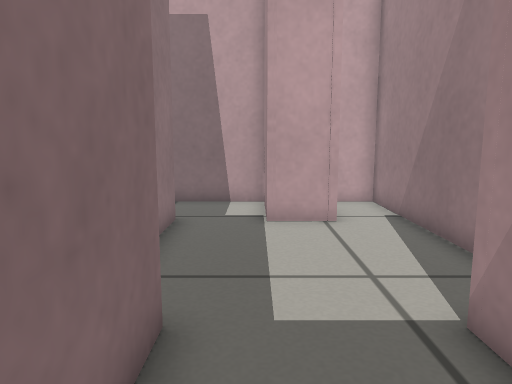
View 1 (above)

17 first-person views from a walk through a world built for the Gazebo simulator. The camera is 0.46 m above the floor, tilts 8° down and sees 70° across. The floor is counted in squares, 0.2 m on a side. Each view is taken from the middle of a square. On the plan, view 1 faces up. The plan holds only what a view shows up to about 20 squares ahead; the rest is blank.

View 2
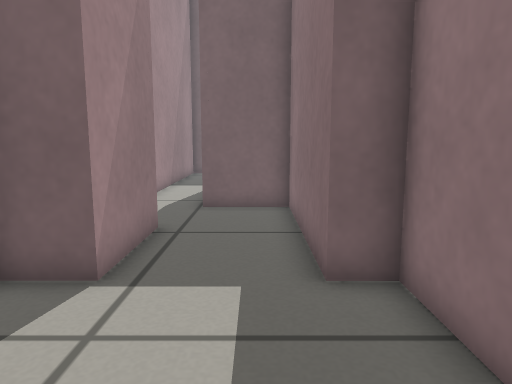

View 3
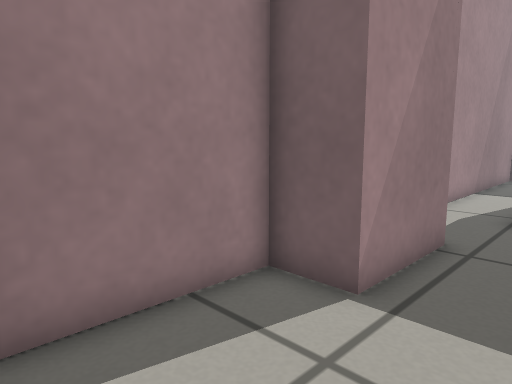

View 4
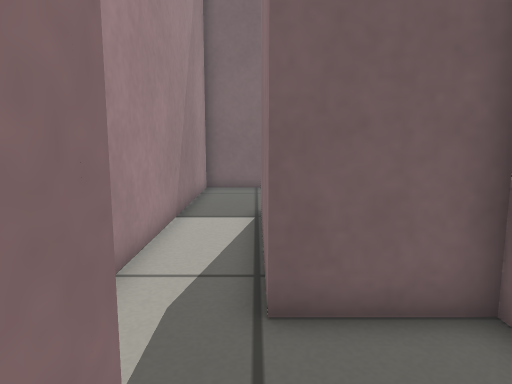

View 5
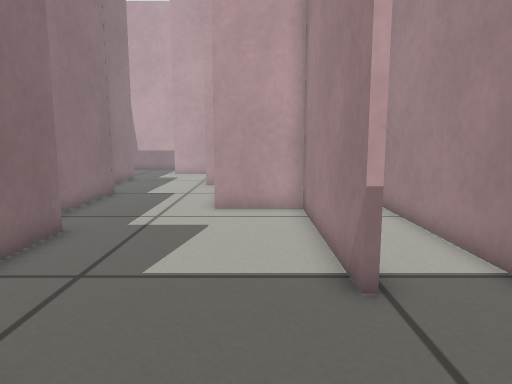

View 6
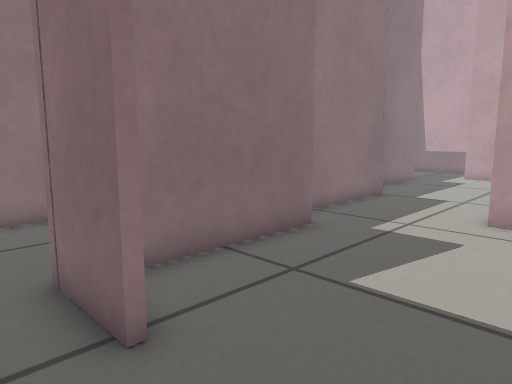

View 7
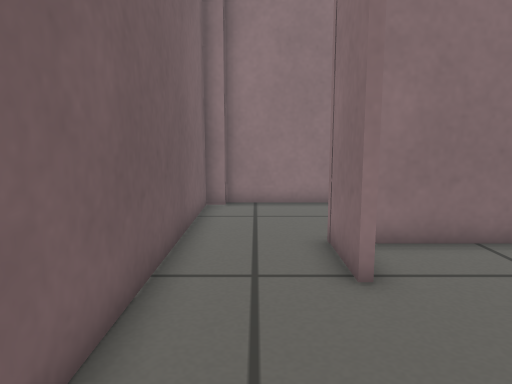

View 8
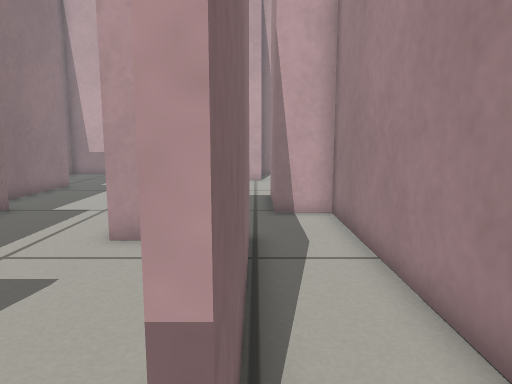

View 9
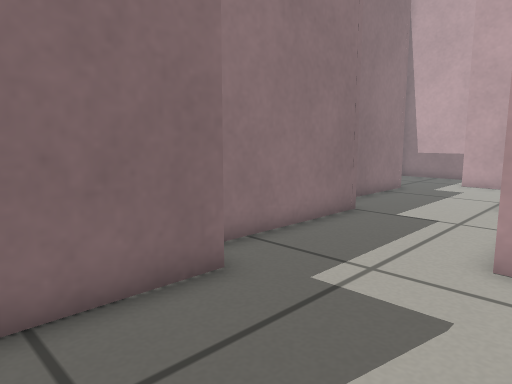

View 10
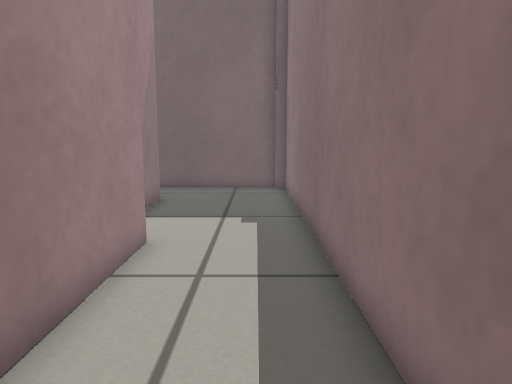

View 11
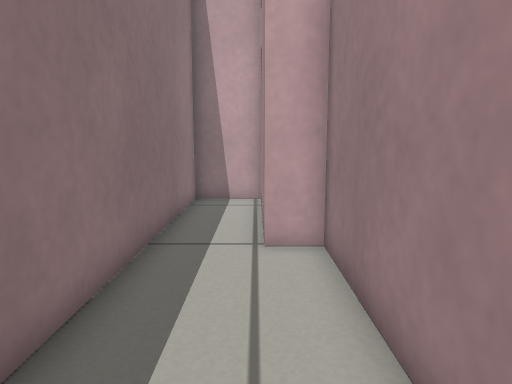

View 12
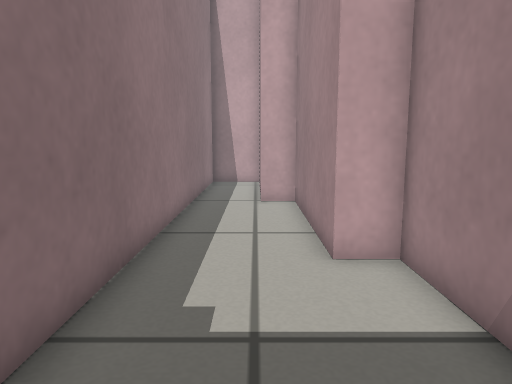

View 13
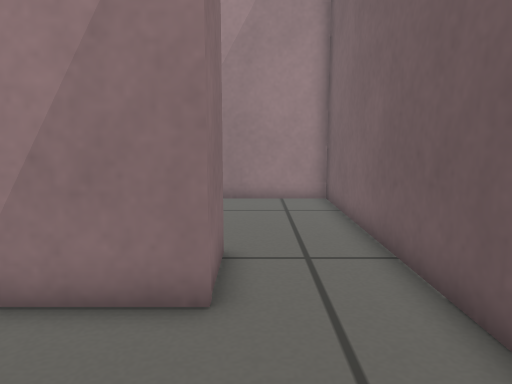

View 14
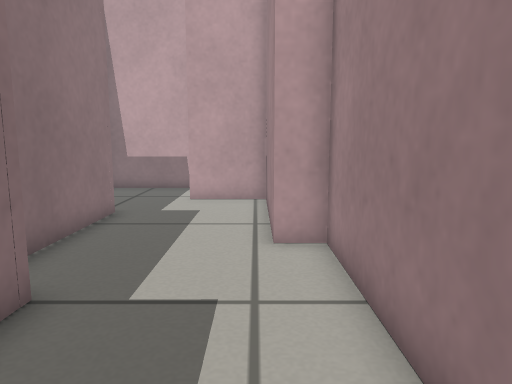

View 15
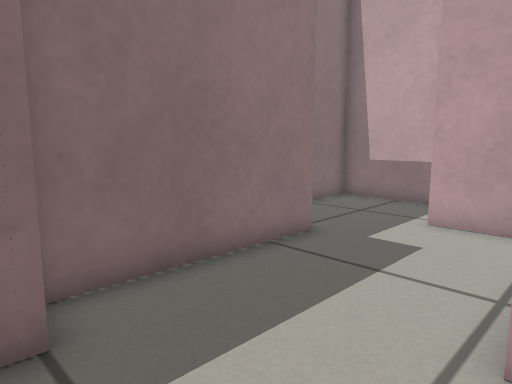

View 16
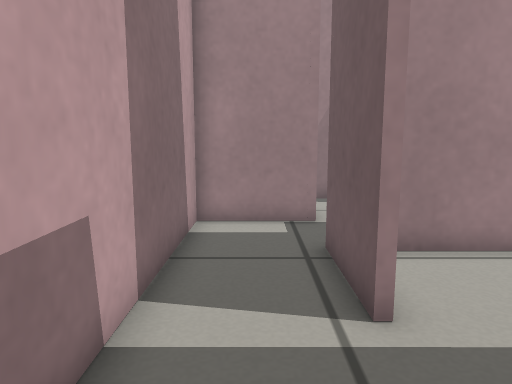

View 17
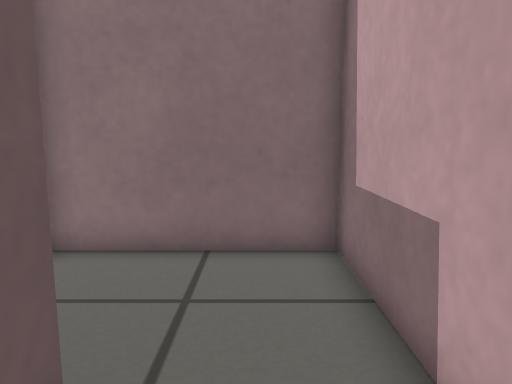

### Floor plan
Points are (right, up) in squares from view 1. A wall is a line through its corners. A room is listed if a view was taken in it or the views show most of it. See-through windows are left out.
Room 1 (views 1, 2, 3, 4, 7, 8)
walls: (-2.4, 7) (-2.4, 4.2) (-1.2, 4.2) (-1.2, -2.5) (1.8, -2.5) (1.8, -9.8); (2.4, 10.3) (0.3, 10.3); (-2.4, 10.5) (-2.4, 8.6); (1.4, -15.8) (4.4, -15.8) (4.4, 0.5) (2.6, 0.5) (2.6, 4.2) (4.4, 4.2) (4.4, 13.7) (3, 13.7)
ways out: opening at (2, -12.5) to room 2; opening at (-1, 10) to room 4
Room 2 (views 5, 6, 9, 14, 15)
walls: (-1.4, -2) (-1.4, 4) (-2.6, 4) (-2.6, 10.3) (-5.6, 10.3); (-4.9, -5.8) (-4.9, -11.4); (-6.3, 1.1) (-6.2, -4.9); (1.6, -9.9) (1.6, -2.7) (-1.5, -2.7); (-2.6, -12.3) (-5.2, -12.3); (-7.5, 7.6) (-7.6, 1.3); (-6.5, -15.8) (1.4, -15.8); (-10.4, 10.5) (-10.4, 7.6)
ways out: opening at (2, -12.5) to room 1; opening at (-5.7, -14) to room 3; opening at (-8, 10) to room 4
Room 3 (views 10, 11, 12, 13)
walls: (-5.2, -12.3) (-5.2, -6.1) (-6.5, -6.1) (-6.5, 0.8) (-7.8, 0.8) (-7.8, 4.6); (-7.8, 6.4) (-7.8, 7.4) (-10.4, 7.4) (-10.4, -15.1) (-10, -15.1) (-10, -15.8) (-6.5, -15.8)
ways out: opening at (-5.7, -14) to room 2
Room 4 (views 16, 17)
walls: (-5.6, 10.5) (-2.4, 10.5); (0.3, 10.3) (0.3, 13.7) (-10.4, 13.7) (-10.4, 10.5)
ways out: opening at (-1, 10) to room 1; opening at (-8, 10) to room 2

Positions as (right, up) in squares from view 1, and headings:
1: (0, 0), facing up
2: (0, 10), facing down
3: (0, 9), facing down-right
4: (2, 2), facing down
5: (0, -15), facing up
6: (1, -14), facing up-left
7: (3, -14), facing left
8: (2, -11), facing up
9: (0, -10), facing up-left
10: (-9, 2), facing down
11: (-8, -7), facing up
12: (-8, -13), facing up
13: (-10, -13), facing right
14: (-3, -4), facing up
15: (-2, 0), facing up-left
16: (-10, 12), facing right
17: (-3, 12), facing left
